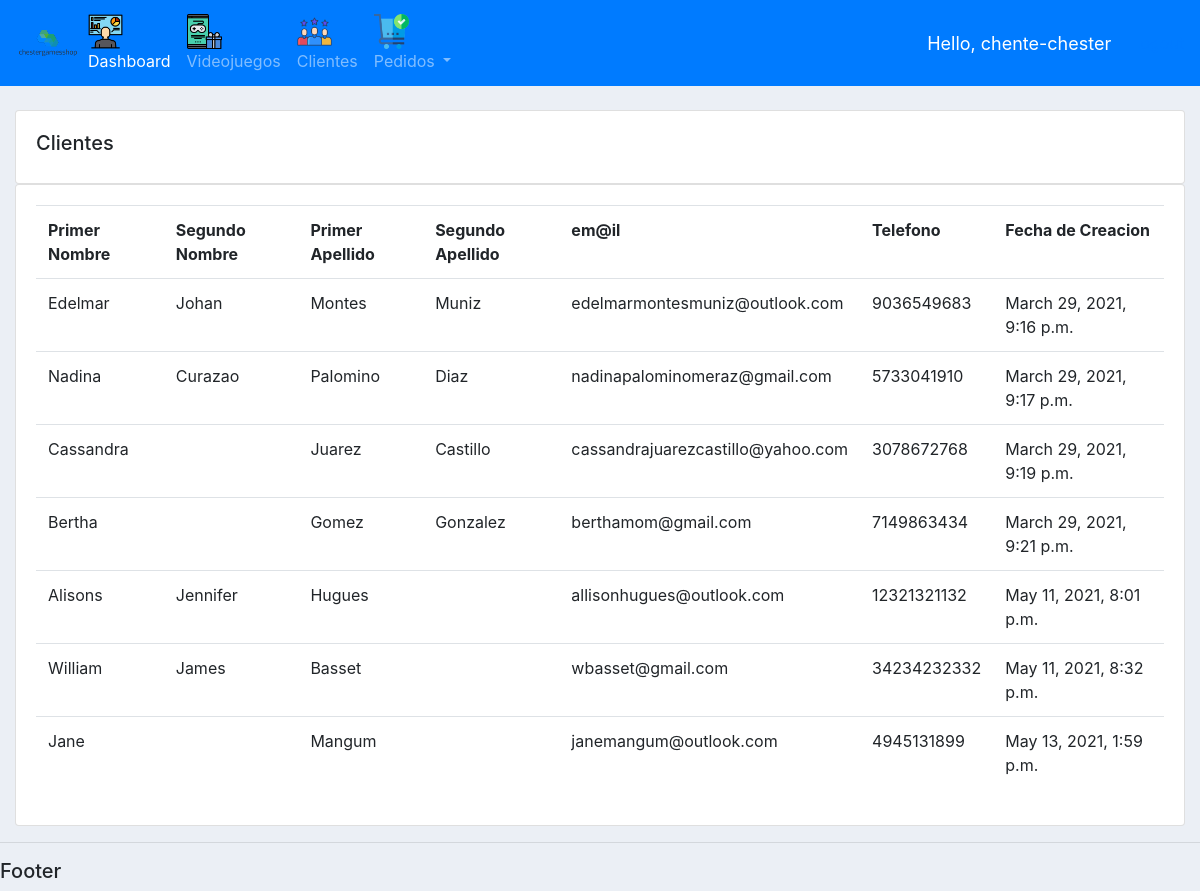
The app's page /clientes/ (signed in), older data.
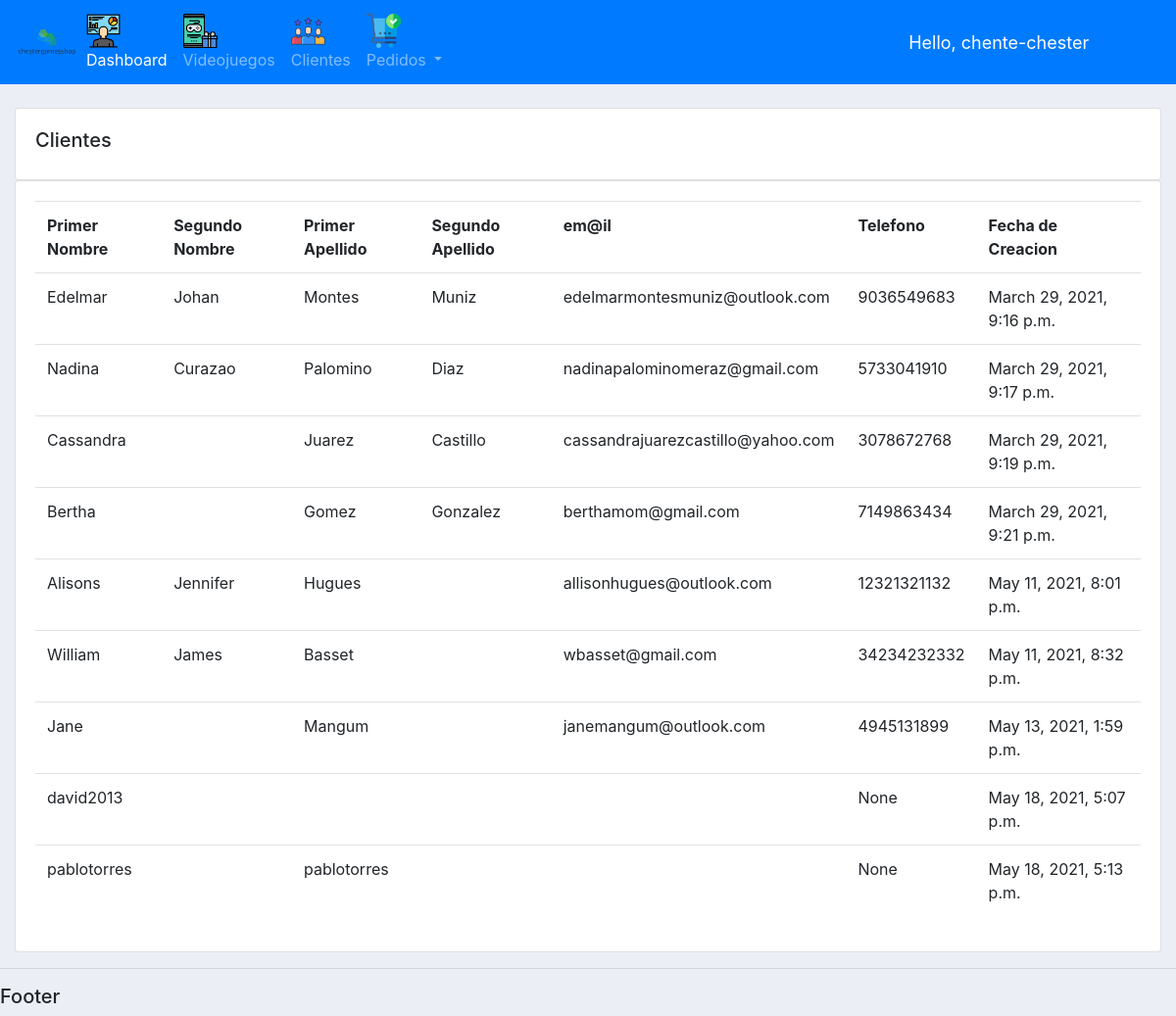
The same page, newer data.
### cuentas/models.py (models this page shows, shortened)
class Cliente(models.Model):
    user = models.OneToOneField(User,null=True,blank=True,on_delete=models.CASCADE)
    primer_nombre = models.CharField(max_length=200)
    segundo_nombre = models.CharField(max_length=200,blank=True)
    primer_apellido = models.CharField(max_length=200)
    segundo_apellido = models.CharField(max_length=200,blank=True)
    email = models.EmailField()
    telefono = models.BigIntegerField(null=True,blank=True)
    perfil_foto = models.ImageField(default="user.png",null=True,blank=True,upload_to='fotosperfil')
    fecha_creacion = models.DateTimeField(auto_now_add=True,null=True)

### cuentas/decorators.py (the view)
        def wrapper_func(request, *args, **kwargs):
            group = None
            if request.user.groups.filter(name__in=allowed_roles).exists():
                group = request.user.groups.all()[0].name
            if group in allowed_roles:
                return view_func(request,*args, **kwargs)
            else:
                return HttpResponse('You are not authorized to view this page')

### cuentas/views.py (called while the page is built)
@login_required(login_url='login')
@allowed_users(allowed_roles=['admin'])
def clientes(request):
    clientes = Cliente.objects.all()
    return render(request,'cuentas/clientes.html',{'clientes':clientes})

### cuentas/templates/cuentas/clientes.html
<!DOCTYPE html>
{% extends 'cuentas/main.html' %}
{% block content %}
<br>
<div class="row">
    <div class="col-md">
        <div class="card card-body">
            <h5>Clientes</h5>
        </div>
        <div class="card card-body">
            <table class="table">
                <tr>
                    <th>Primer Nombre</th>
                    <th>Segundo Nombre</th>
                    <th>Primer Apellido</th>
                    <th>Segundo Apellido</th>
                    <th>em@il</th>
                    <th>Telefono</th>
                    <th>Fecha de Creacion</th>
                </tr>
                {% for i in clientes %}
                   <tr>
                     <td>{{ i.primer_nombre }}</td>
                     <td>{{i.segundo_nombre}}</td>
                     <td>{{i.primer_apellido}}</td>
                     <td>{{i.segundo_apellido}}</td>
                     <td>{{i.email}}</td>
                     <td>{{i.telefono}}</td>
                     <td>{{i.fecha_creacion}}</td>
                   </tr>
                {% endfor %}
            </table>
        </div>
    </div>
</div>
{% endblock %}

Row changes from the older to the newer data that the page shows:
added Cliente: primer_nombre "david2013", telefono "None", fecha_creacion "May 18, 2021, 5:07 p.m."
added Cliente: primer_nombre "pablotorres", primer_apellido "pablotorres", telefono "None", fecha_creacion "May 18, 2021, 5:13 p.m."
